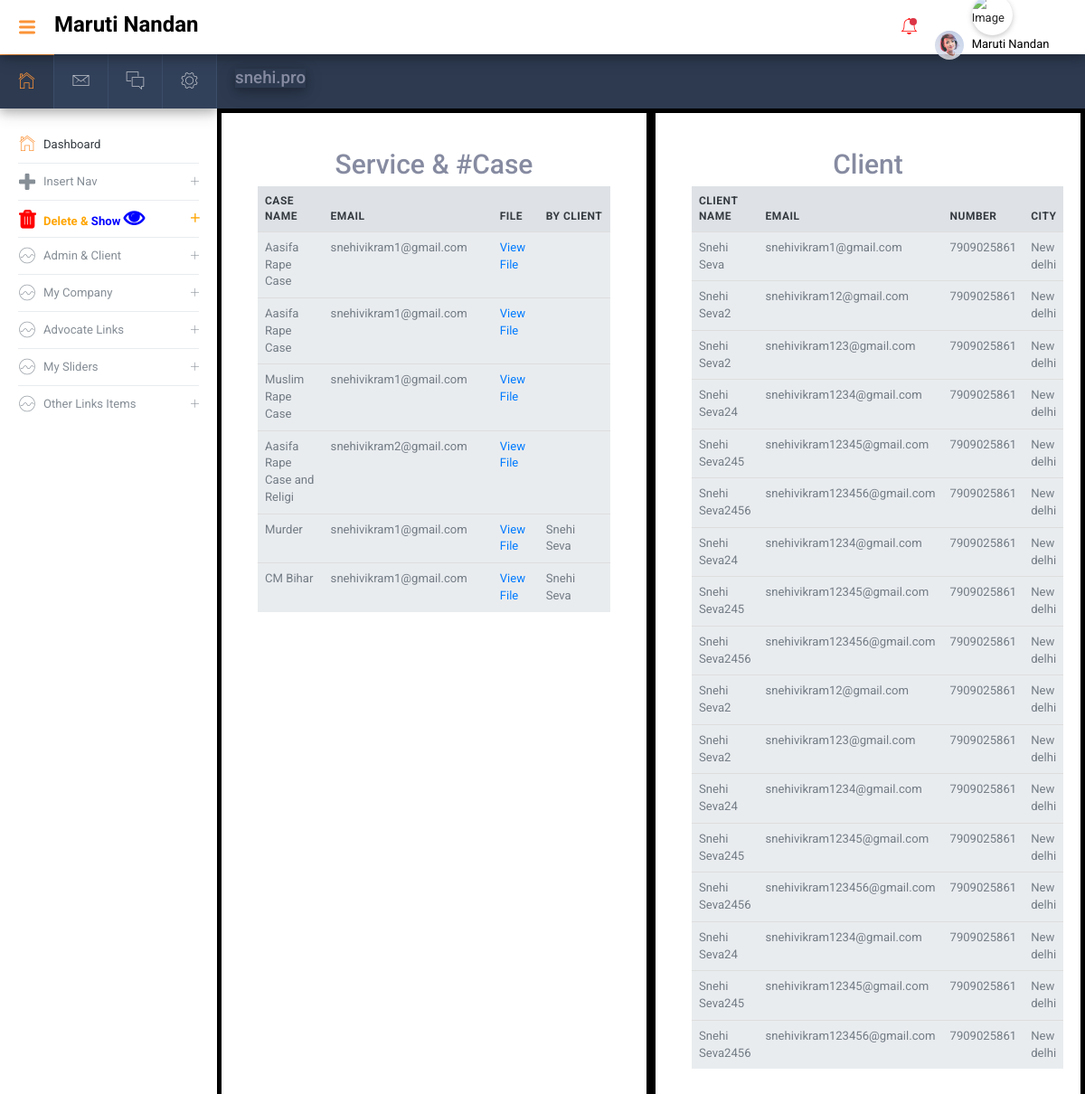
The app's page /Admin/index.php (signed in) with its own data.
### tables this page shows
CREATE TABLE `formreg` (
  `formreg_id` int(11) NOT NULL,
  `formreg_file` text NOT NULL,
  `formreg_name` text NOT NULL,
  `formreg_username` text NOT NULL,
  `formreg_email` text NOT NULL,
  `formreg_mobile` text NOT NULL,
  `formreg_message` text NOT NULL,
  `formreg_gender` text NOT NULL,
  `formreg_user_count` text NOT NULL,
  `formreg_dob` text NOT NULL,
  `formreg_type` text NOT NULL,
  `process` text NOT NULL,
  `formreg_count` int(11) NOT NULL,
  `userimage` text NOT NULL
);

CREATE TABLE `account` (
  `account_id` int(11) NOT NULL,
  `account_name` varchar(20) NOT NULL,
  `account_email` text NOT NULL,
  `account_eemail` text NOT NULL,
  `account_number` varchar(15) NOT NULL,
  `account_address` text NOT NULL,
  `account_position` text NOT NULL,
  `account_startdate` text NOT NULL,
  `account_salary` text NOT NULL,
  `account_image` text NOT NULL,
  `account_cover` text NOT NULL,
  `account_dob` text NOT NULL,
  `account_state` varchar(25) NOT NULL,
  `account_city` text NOT NULL,
  `account_zip` text NOT NULL,
  `account_gridCheck` text NOT NULL,
  `account_pwd` text NOT NULL,
  `account_epwd` text NOT NULL,
  `account_gender` text NOT NULL,
  `account_count` int(11) NOT NULL,
  `account_active` binary(1) NOT NULL,
  `facebook` text NOT NULL,
  `twitter` text NOT NULL,
  `instagram` text NOT NULL
);

### Admin/include/inc-src-dashboard.php (the view, shortened to what this page needs)
<div class="am-mainpanel">
  <div class="am-pagetitle">
        <h5 class="w3-card-4">snehi.pro</h5>
  </div>
<div class="container-fluid" id="dashb">
 <div class="row">
  <div class="card pd-20 pd-sm-40 col-sm-6" style="border:5px solid black;">
      <center><h2>Service & #Case</h2></center>
                       <table id="datatable2" class="table display responsive nowrap">
              <thead>
                <tr>
                  <th class="wd-10p">Case Name</th>
                  <th class="wd-15p">Email</th>
                  <th class="wd-5p">File</th>
                  <th class="wd-15p">By Client</th>
                 </tr>
              </thead>
              <tbody>
<?php
$sqlaccount = "SELECT * FROM formreg";
$result = $conn->query($sqlaccount);
if ($result->num_rows > 0) {
     while($row = $result->fetch_assoc()) {
        ?>
    <tr>
                  <td><?php echo $row["formreg_name"];?></td>
                  <td><?php echo $row["formreg_email"];?></td>
                  <td><a href='../pdf/<?php echo $row["formreg_file"];?>'>View File</a></td>
                  <td><?php echo $row["formreg_username"];?></td>
   </tr>
<?php
  }
} else {
    echo "0 results";
}
?>
            </tbody>
            </table>
        </div>
 <div class="card pd-20 pd-sm-40 col-sm-6" style="border:5px solid black;">
      <center><h2>Client</h2></center>
                       <table id="datatable1" class="table display responsive nowrap">
              <thead>
                <tr>
                  <th class="wd-20p">Client Name</th>
                  <th class="wd-15p">Email</th>
                  <th class="wd-15p">Number</th>
                  <th class="wd-15p">City</th>
                 </tr>
              </thead>
              <tbody>
 <?php
$sqlaccount = "SELECT * FROM account";
$result = $conn->query($sqlaccount);
if ($result->num_rows > 0) {
     while($row = $result->fetch_assoc()) {
        ?>
    <tr>
                  <td><?php echo $row["account_name"];?></td>
                  <td><?php echo $row["account_email"];?></td>
                  <td><?php echo $row["account_number"];?></td>
                  <td><?php echo $row["account_city"];?></td>
   </tr>
<?php
  }
} else {
    echo "0 results";
}
?>
     </tbody>
     </table>
</div>
</div>
</div>
</div>

### Admin/css/w3.css (style rules this page uses)
*,*:before,*:after { box-sizing:inherit }
html { -ms-text-size-adjust:100%;-webkit-text-size-adjust:100% }
html,body { font-family:Verdana,sans-serif;font-size:15px;line-height:1.5 }
html { overflow-x:hidden }
h2 { font-size:30px }
h5 { font-size:18px }
h1,h2,h3,h4,h5,h6 { font-family:"Segoe UI",Arial,sans-serif;font-weight:400;margin:10px 0 }
.w3-card-4,.w3-hover-shadow:hover { box-shadow:0 4px 10px 0 rgba(0,0,0,0.2),0 4px 20px 0 rgba(0,0,0,0.19) }

### Admin/w3.css (style rules this page uses)
*,*:before,*:after { box-sizing:inherit }
html { -ms-text-size-adjust:100%;-webkit-text-size-adjust:100% }
html,body { font-family:Verdana,sans-serif;font-size:15px;line-height:1.5 }
html { overflow-x:hidden }
h2 { font-size:30px }
h5 { font-size:18px }
h1,h2,h3,h4,h5,h6 { font-family:"Segoe UI",Arial,sans-serif;font-weight:400;margin:10px 0 }
.w3-card-4,.w3-hover-shadow:hover { box-shadow:0 4px 10px 0 rgba(0,0,0,0.2),0 4px 20px 0 rgba(0,0,0,0.19) }

### records on screen
formreg: formreg_name "Aasifa Rape Case", formreg_email "snehivikram1@gmail.com"
formreg: formreg_name "Aasifa Rape Case", formreg_email "snehivikram1@gmail.com"
formreg: formreg_name "Muslim Rape Case", formreg_email "snehivikram1@gmail.com"
formreg: formreg_name "Aasifa Rape Case and Religi", formreg_email "snehivikram2@gmail.com"
formreg: formreg_name "Murder", formreg_email "snehivikram1@gmail.com", formreg_username "Snehi Seva"
formreg: formreg_name "CM Bihar", formreg_email "snehivikram1@gmail.com", formreg_username "Snehi Seva"
account: account_name "Snehi Seva", account_email "snehivikram1@gmail.com", account_number "7909025861", account_city "New delhi"
account: account_name "Snehi Seva2", account_email "snehivikram12@gmail.com", account_number "7909025861", account_city "New delhi"
account: account_name "Snehi Seva2", account_email "snehivikram123@gmail.com", account_number "7909025861", account_city "New delhi"
account: account_name "Snehi Seva24", account_email "snehivikram1234@gmail.com", account_number "7909025861", account_city "New delhi"
account: account_name "Snehi Seva245", account_email "snehivikram12345@gmail.com", account_number "7909025861", account_city "New delhi"
account: account_name "Snehi Seva2456", account_email "snehivikram123456@gmail.com", account_number "7909025861", account_city "New delhi"
account: account_name "Snehi Seva24", account_email "snehivikram1234@gmail.com", account_number "7909025861", account_city "New delhi"
account: account_name "Snehi Seva245", account_email "snehivikram12345@gmail.com", account_number "7909025861", account_city "New delhi"
account: account_name "Snehi Seva2456", account_email "snehivikram123456@gmail.com", account_number "7909025861", account_city "New delhi"
account: account_name "Snehi Seva2", account_email "snehivikram12@gmail.com", account_number "7909025861", account_city "New delhi"
account: account_name "Snehi Seva2", account_email "snehivikram123@gmail.com", account_number "7909025861", account_city "New delhi"
account: account_name "Snehi Seva24", account_email "snehivikram1234@gmail.com", account_number "7909025861", account_city "New delhi"
account: account_name "Snehi Seva245", account_email "snehivikram12345@gmail.com", account_number "7909025861", account_city "New delhi"
account: account_name "Snehi Seva2456", account_email "snehivikram123456@gmail.com", account_number "7909025861", account_city "New delhi"
account: account_name "Snehi Seva24", account_email "snehivikram1234@gmail.com", account_number "7909025861", account_city "New delhi"
account: account_name "Snehi Seva245", account_email "snehivikram12345@gmail.com", account_number "7909025861", account_city "New delhi"
account: account_name "Snehi Seva2456", account_email "snehivikram123456@gmail.com", account_number "7909025861", account_city "New delhi"

### other values on screen
$_SESSION["aname"] "Maruti Nandan"
